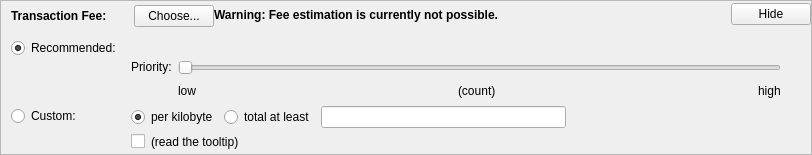
    <widget class="QFrame" name="frameFee">
     <property name="sizePolicy">
      <sizepolicy hsizetype="Expanding" vsizetype="Expanding">
       <horstretch>0</horstretch>
       <verstretch>0</verstretch>
      </sizepolicy>
     </property>
     <property name="maximumSize">
      <size>
       <width>16777215</width>
       <height>16777215</height>
      </size>
     </property>
     <property name="frameShape">
      <enum>QFrame::StyledPanel</enum>
     </property>
     <property name="frameShadow">
      <enum>QFrame::Sunken</enum>
     </property>
     <layout class="QVBoxLayout" name="verticalLayoutFee1">
      <property name="spacing">
       <number>0</number>
      </property>
      <property name="leftMargin">
       <number>0</number>
      </property>
      <property name="topMargin">
       <number>0</number>
      </property>
      <property name="rightMargin">
       <number>0</number>
      </property>
      <property name="bottomMargin">
       <number>0</number>
      </property>
      <item>
       <layout class="QVBoxLayout" name="verticalLayoutFee2" stretch="0,0,0">
        <property name="spacing">
         <number>0</number>
        </property>
        <property name="leftMargin">
         <number>10</number>
        </property>
        <property name="topMargin">
         <number>0</number>
        </property>
        <item>
         <layout class="QHBoxLayout" name="horizontalLayoutFee1">
          <property name="bottomMargin">
           <number>0</number>
          </property>
          <item>
           <layout class="QVBoxLayout" name="verticalLayoutFee7">
            <property name="spacing">
             <number>0</number>
            </property>
            <item>
             <spacer name="verticalSpacerSmartFee">
              <property name="orientation">
               <enum>Qt::Vertical</enum>
              </property>
              <property name="sizeType">
               <enum>QSizePolicy::Fixed</enum>
              </property>
              <property name="sizeHint" stdset="0">
               <size>
                <width>1</width>
                <height>4</height>
               </size>
              </property>
             </spacer>
            </item>
            <item>
             <layout class="QHBoxLayout" name="horizontalLayoutSmartFee">
              <property name="spacing">
               <number>10</number>
              </property>
              <item>
               <widget class="QLabel" name="labelFeeHeadline">
                <property name="sizePolicy">
                 <sizepolicy hsizetype="Preferred" vsizetype="Maximum">
                  <horstretch>0</horstretch>
                  <verstretch>0</verstretch>
                 </sizepolicy>
                </property>
                <property name="font">
                 <font>
                  <weight>75</weight>
                  <bold>true</bold>
                 </font>
                </property>
                <property name="styleSheet">
                 <string notr="true">font-weight:bold;</string>
                </property>
                <property name="text">
                 <string>Transaction Fee:</string>
                </property>
               </widget>
              </item>
              <item>
               <widget class="QLabel" name="labelFeeMinimized">
                <property name="text">
                 <string/>
                </property>
               </widget>
              </item>
              <item>
               <widget class="QPushButton" name="buttonChooseFee">
                <property name="text">
                 <string>Choose...</string>
                </property>
               </widget>
              </item>
             </layout>
            </item>
            <item>
             <spacer name="verticalSpacer_5">
              <property name="orientation">
               <enum>Qt::Vertical</enum>
              </property>
              <property name="sizeHint" stdset="0">
               <size>
                <width>1</width>
                <height>1</height>
               </size>
              </property>
             </spacer>
            </item>
           </layout>
          </item>
          <item>
           <widget class="QLabel" name="fallbackFeeWarningLabel">
            <property name="toolTip">
             <string>Using the fallbackfee can result in sending a transaction that will take several hours or days (or never) to confirm. Consider choosing your fee manually or wait until you have validated the complete chain.</string>
            </property>
            <property name="font">
            <font>
                <weight>75</weight>
                <bold>true</bold>
            </font>
            </property>
            <property name="text">
             <string>Warning: Fee estimation is currently not possible.</string>
            </property>
            <property name="wordWrap">
             <bool>false</bool>
            </property>
           </widget>
          </item>
          <item>
           <spacer name="horizontalSpacer_4">
            <property name="orientation">
             <enum>Qt::Horizontal</enum>
            </property>
            <property name="sizeType">
             <enum>QSizePolicy::MinimumExpanding</enum>
            </property>
            <property name="sizeHint" stdset="0">
             <size>
              <width>40</width>
              <height>20</height>
             </size>
            </property>
           </spacer>
          </item>
          <item>
           <widget class="QPushButton" name="buttonMinimizeFee">
            <property name="toolTip">
             <string>collapse fee-settings</string>
            </property>
            <property name="text">
             <string>Hide</string>
            </property>
           </widget>
          </item>
         </layout>
        </item>
        <item>
         <widget class="QFrame" name="frameFeeSelection">
          <layout class="QVBoxLayout" name="verticalLayoutFee12">
           <property name="spacing">
            <number>0</number>
           </property>
           <property name="leftMargin">
            <number>0</number>
           </property>
           <property name="topMargin">
            <number>0</number>
           </property>
           <property name="rightMargin">
            <number>0</number>
           </property>
           <property name="bottomMargin">
            <number>0</number>
           </property>
           <item>
            <layout class="QGridLayout" name="gridLayoutFee">
             <property name="topMargin">
              <number>10</number>
             </property>
             <property name="bottomMargin">
              <number>4</number>
             </property>
             <property name="horizontalSpacing">
              <number>10</number>
             </property>
             <property name="verticalSpacing">
              <number>4</number>
             </property>
             <item row="1" column="1">
              <layout class="QVBoxLayout" name="verticalLayoutFee8">
               <property name="spacing">
                <number>6</number>
               </property>
               <item>
                <layout class="QHBoxLayout" name="horizontalLayoutFee13">
                 <item>
                  <widget class="QRadioButton" name="radioCustomPerKilobyte">
                   <property name="toolTip">
                    <string>If the custom fee is set to 1000 aldian and the transaction is only 250 bytes, then &quot;per kilobyte&quot; only pays 250 aldian in fee, while &quot;total at least&quot; pays 1000 aldian. For transactions bigger than a kilobyte both pay by kilobyte.</string>
                   </property>
                   <property name="text">
                    <string>per kilobyte</string>
                   </property>
                   <property name="checked">
                    <bool>true</bool>
                   </property>
                   <attribute name="buttonGroup">
                    <string notr="true">groupCustomFee</string>
                   </attribute>
                  </widget>
                 </item>
                 <item>
                  <widget class="QRadioButton" name="radioCustomAtLeast">
                   <property name="toolTip">
                    <string>If the custom fee is set to 1000 aldian and the transaction is only 250 bytes, then &quot;per kilobyte&quot; only pays 250 aldian in fee, while &quot;total at least&quot; pays 1000 aldian. For transactions bigger than a kilobyte both pay by kilobyte.</string>
                   </property>
                   <property name="text">
                    <string>total at least</string>
                   </property>
                   <attribute name="buttonGroup">
                    <string notr="true">groupCustomFee</string>
                   </attribute>
                  </widget>
                 </item>
                 <item>
                  <widget class="BitcoinAmountField" name="customFee"/>
                 </item>
                 <item>
                  <spacer name="horizontalSpacer_6">
                   <property name="orientation">
                    <enum>Qt::Horizontal</enum>
                   </property>
                   <property name="sizeHint" stdset="0">
                    <size>
                     <width>1</width>
                     <height>1</height>
                    </size>
                   </property>
                  </spacer>
                 </item>
                </layout>
               </item>
               <item>
                <layout class="QHBoxLayout" name="horizontalLayoutFee8">
                 <item>
                  <widget class="QCheckBox" name="checkBoxMinimumFee">
                   <property name="toolTip">
                    <string>Paying only the minimum fee is just fine as long as there is less transaction volume than space in the blocks. But be aware that this can end up in a never confirming transaction once there is more demand for litemoney transactions than the network can process.</string>
                   </property>
                   <property name="text">
                    <string/>
                   </property>
                  </widget>
                 </item>
                 <item>
                  <widget class="QLabel" name="labelMinFeeWarning">
                   <property name="enabled">
                    <bool>true</bool>
                   </property>
                   <property name="toolTip">
                    <string>Paying only the minimum fee is just fine as long as there is less transaction volume than space in the blocks. But be aware that this can end up in a never confirming transaction once there is more demand for litemoney transactions than the network can process.</string>
                   </property>
                   <property name="text">
                    <string>(read the tooltip)</string>
                   </property>
                   <property name="margin">
                    <number>5</number>
                   </property>
                  </widget>
                 </item>
                 <item>
                  <spacer name="horizontalSpacer_2">
                   <property name="orientation">
                    <enum>Qt::Horizontal</enum>
                   </property>
                   <property name="sizeHint" stdset="0">
                    <size>
                     <width>1</width>
                     <height>1</height>
                    </size>
                   </property>
                  </spacer>
                 </item>
                </layout>
               </item>
              </layout>
             </item>
             <item row="0" column="0">
              <layout class="QVBoxLayout" name="verticalLayoutFee4" stretch="0,1">
               <item>
                <widget class="QRadioButton" name="radioSmartFee">
                 <property name="text">
                  <string>Recommended:</string>
                 </property>
                 <property name="checked">
                  <bool>true</bool>
                 </property>
                 <attribute name="buttonGroup">
                  <string notr="true">groupFee</string>
                 </attribute>
                </widget>
               </item>
               <item>
                <spacer name="verticalSpacer_2">
                 <property name="orientation">
                  <enum>Qt::Vertical</enum>
                 </property>
                 <property name="sizeHint" stdset="0">
                  <size>
                   <width>1</width>
                   <height>1</height>
                  </size>
                 </property>
                </spacer>
               </item>
              </layout>
             </item>
             <item row="1" column="0">
              <layout class="QVBoxLayout" name="verticalLayoutFee9" stretch="0,1">
               <item>
                <widget class="QRadioButton" name="radioCustomFee">
                 <property name="text">
                  <string>Custom:</string>
                 </property>
                 <attribute name="buttonGroup">
                  <string notr="true">groupFee</string>
                 </attribute>
                </widget>
               </item>
               <item>
                <spacer name="verticalSpacer_6">
                 <property name="orientation">
                  <enum>Qt::Vertical</enum>
                 </property>
                 <property name="sizeHint" stdset="0">
                  <size>
                   <width>1</width>
                   <height>1</height>
                  </size>
                 </property>
                </spacer>
               </item>
              </layout>
             </item>
             <item row="0" column="1">
              <layout class="QVBoxLayout" name="verticalLayoutFee3" stretch="0,0,1">
               <property name="spacing">
                <number>6</number>
               </property>
               <property name="topMargin">
                <number>2</number>
               </property>
               <item>
                <layout class="QHBoxLayout" name="horizontalLayoutFee12">
                 <item>
                  <widget class="QLabel" name="labelPriority">
                   <property name="text">
                    <string/>
                   </property>
                   <property name="margin">
                    <number>2</number>
                   </property>
                  </widget>
                 </item>
                 <item>
                  <widget class="QLabel" name="labelFeeEstimation">
                   <property name="text">
                    <string/>
                   </property>
                  </widget>
	         </item>
                 <!-- Litemoney does not use smart fees, so we do not have the smart fee warning here -->
                 <item>
                  <spacer name="horizontalSpacer_5">
                   <property name="orientation">
                    <enum>Qt::Horizontal</enum>
                   </property>
                   <property name="sizeHint" stdset="0">
                    <size>
                     <width>1</width>
                     <height>1</height>
                    </size>
                   </property>
                  </spacer>
                 </item>
                </layout>
               </item>
               <item>
                <layout class="QHBoxLayout" name="horizontalLayoutFee9">
                 <item>
                  <layout class="QVBoxLayout" name="verticalLayoutFee6">
                   <item>
                    <widget class="QLabel" name="labelPriority3">
                     <property name="text">
                      <string>Priority:</string>
                     </property>
                     <property name="margin">
                      <number>2</number>
                     </property>
                    </widget>
                   </item>
                   <item>
                    <spacer name="verticalSpacer_3">
                     <property name="orientation">
                      <enum>Qt::Vertical</enum>
                     </property>
                     <property name="sizeHint" stdset="0">
                      <size>
                       <width>1</width>
                       <height>1</height>
                      </size>
                     </property>
                    </spacer>
                   </item>
                  </layout>
                 </item>
                 <item>
                  <layout class="QVBoxLayout" name="verticalLayoutFee5">
                   <property name="rightMargin">
                    <number>30</number>
                   </property>
                   <item>
                    <widget class="QSlider" name="sliderSmartFee">
                     <property name="minimum">
                      <number>0</number>
                     </property>
                     <property name="maximum">
                      <number>5</number>
                     </property>
                     <property name="pageStep">
                      <number>1</number>
                     </property>
                     <property name="value">
                      <number>0</number>
                     </property>
                     <property name="orientation">
                      <enum>Qt::Horizontal</enum>
                     </property>
                     <property name="invertedAppearance">
                      <bool>false</bool>
                     </property>
                     <property name="invertedControls">
                      <bool>false</bool>
                     </property>
                     <property name="tickPosition">
                      <enum>QSlider::NoTicks</enum>
                     </property>
                    </widget>
                   </item>
                   <item>
                    <layout class="QHBoxLayout" name="horizontalLayoutFee10">
                     <item>
                      <widget class="QLabel" name="labelPriorityLow">
                       <property name="text">
                        <string>low</string>
                       </property>
                      </widget>
                     </item>
                     <item>
                      <spacer name="horizontalSpacer_7">
                       <property name="orientation">
                        <enum>Qt::Horizontal</enum>
                       </property>
                       <property name="sizeHint" stdset="0">
                        <size>
                         <width>40</width>
                         <height>20</height>
                        </size>
                       </property>
                      </spacer>
                     </item>
                     <item>
                      <widget class="QLabel" name="confirmationTargetLabel">
                       <property name="text">
                        <string notr="true">(count)</string>
                       </property>
                      </widget>
                     </item>
                     <item>
                      <spacer name="horizontalSpacer_3">
                       <property name="orientation">
                        <enum>Qt::Horizontal</enum>
                       </property>
                       <property name="sizeHint" stdset="0">
                        <size>
                         <width>40</width>
                         <height>20</height>
                        </size>
                       </property>
                      </spacer>
                     </item>
                     <item>
                      <widget class="QLabel" name="labelPriorityHigh">
                       <property name="text">
                        <string>high</string>
                       </property>
                      </widget>
                     </item>
                    </layout>
                   </item>
                  </layout>
                 </item>
                </layout>
               </item>
               <item>
                <spacer name="verticalSpacer_4">
                 <property name="orientation">
                  <enum>Qt::Vertical</enum>
                 </property>
                 <property name="sizeHint" stdset="0">
                  <size>
                   <width>1</width>
                   <height>1</height>
                  </size>
                 </property>
                </spacer>
               </item>
              </layout>
             </item>
            </layout>
           </item>
          </layout>
         </widget>
        </item>
        <item>
         <spacer name="verticalSpacerFee">
          <property name="orientation">
           <enum>Qt::Vertical</enum>
          </property>
          <property name="sizeHint" stdset="0">
           <size>
            <width>800</width>
            <height>1</height>
           </size>
          </property>
         </spacer>
        </item>
       </layout>
      </item>
     </layout>
    </widget>
